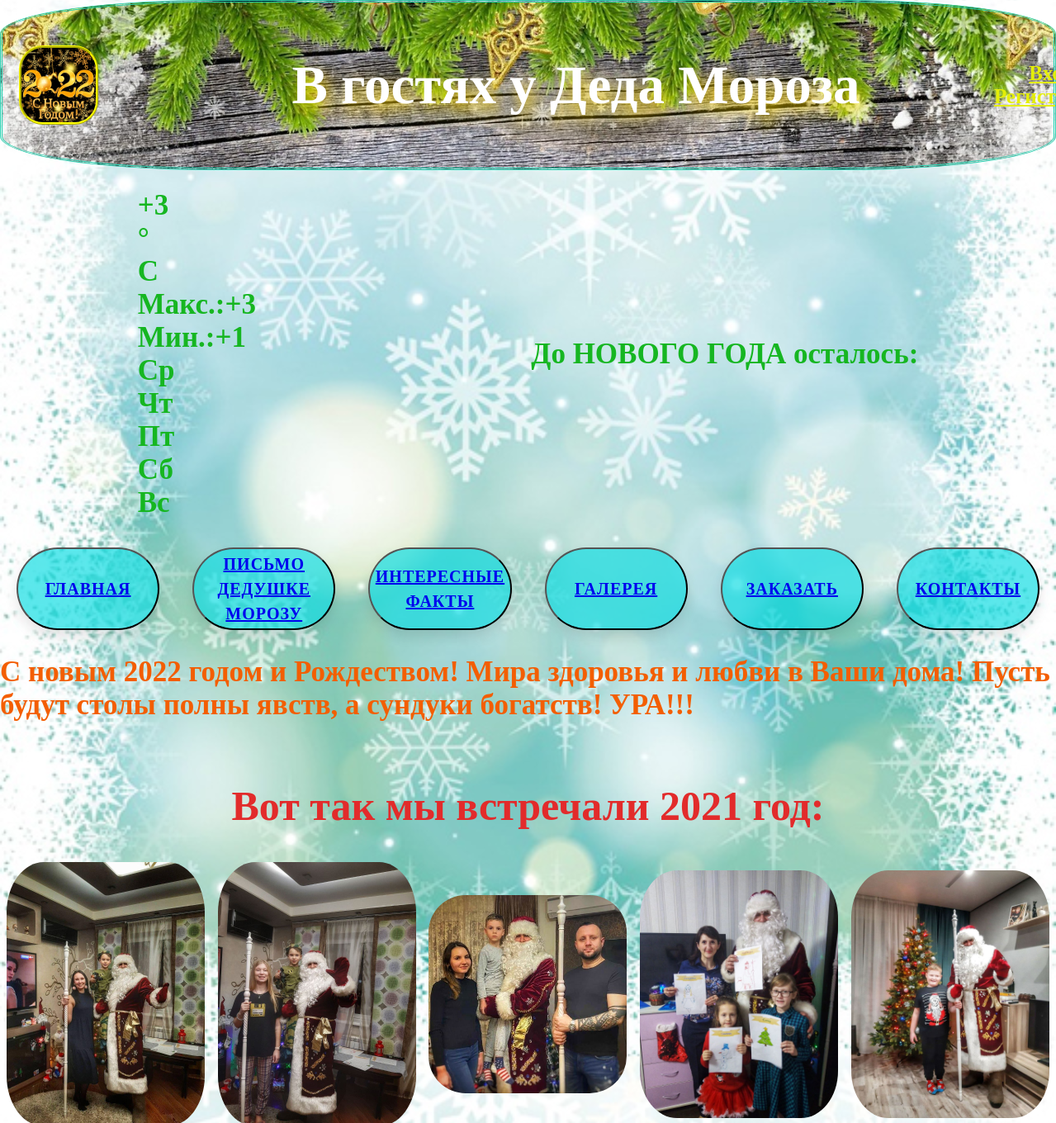
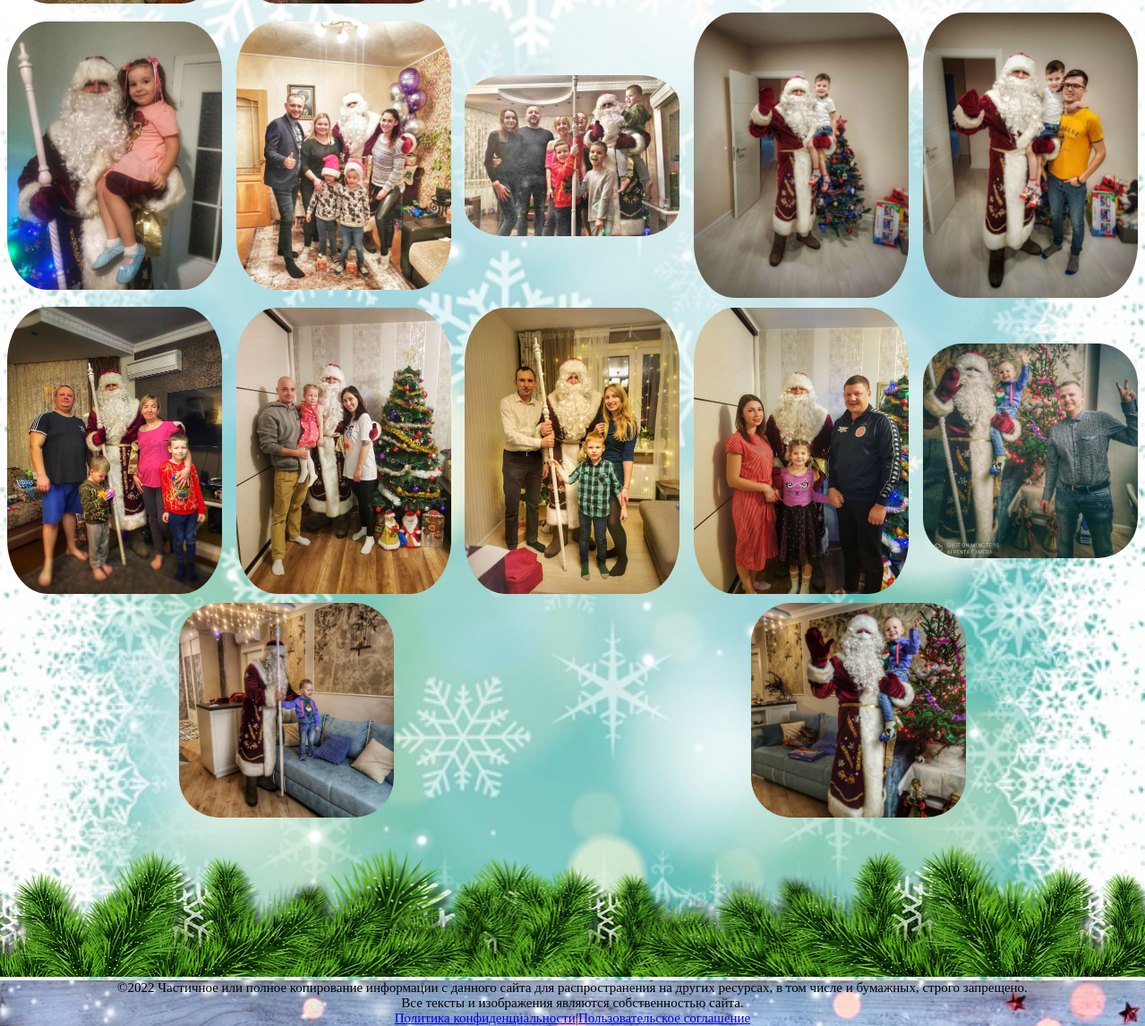
The app's page /gallery/1 with its own data (2 pictures, top to bottom).
### ded_app/models.py (models this page shows)
class Foto(models.Model):
    img = models.ImageField(upload_to='image/media/')
    jears = models.ForeignKey('Jear', on_delete=models.CASCADE, verbose_name='Год')
    class Meta:
        verbose_name = 'Фото'
        verbose_name_plural = 'Фото'

class Jear(models.Model):
    number = models.CharField(max_length=10, verbose_name='Год')
    def __str__(self):
        return self.number
    class Meta:
        verbose_name = 'Год'
        verbose_name_plural = 'Года'

### ded_app/views.py (the view)
# urls.py: path('gallery/<str:jears>', gallery_jear, name='gallery_jear'),
def gallery_jear(request, jears):
    foto = Foto.objects.filter(jears=jears)
    z = Foto.objects.filter(id=jears)
    context = {'menu': menu, 'foto': foto, 'z': z, 'boss': 'Галерея'}
    return render(request, 'ded_app/gallery_jear.html', context)

### templates/ded_app/gallery_jear.html (shortened to what this page needs)
{% extends 'ded_app/base.html' %}
{% block content %}
    <br>
        {% for i in z %}
        <h1 class="jear_foto"> Вот так мы встречали {{ i.jears }} год:</h1>
        {% endfor %}
    <div class="foto_gallery">
    {% for i in foto %}
        {% if i.img %}
            <img class="zoom" width="240"  src="{{ i.img.url }}" alt="СКОРО БУДЕТ ФОТО">
        {% endif %}
    {% endfor %}
    </div>
{% endblock content %}

### templates/ded_app/base.html (shortened to what this page needs)
<!DOCTYPE html>
{% load static %}
<html lang="en">
<head>
    <link rel="stylesheet" href="{% static 'css/styles.css' %}">
</head>
<body style="background-image:url({% static 'img/fon11.jpg' %});background-size: 30%;">
<div style="background-image:url({% static 'img/fon1.jpg' %});background-size: 100%;">
    <div class="header" style="background-image:url({% static 'img/zim21.jpg' %});background-size: 100%">
        <img class="LOGO" src="{% static 'img/13.gif' %}" alt="">
        <h1 class="zagolovok"> В гостях у Деда Мороза </h1>
        <div class="container">
            <div class="centered">
                {% if request.user.is_authenticated %}
                    <div class="info">{{ user.username }}/ <a class="info" href="{% url 'logout' %}">Выход</a></div>
                {% else %}
                    <a class="info" href="{% url 'login' %}">Вход/</a><a class="info"
                                                                         href="{% url 'register' %}">Регистрация</a>
                {% endif %}
            </div>
        </div>
    </div>
    <h1 class="time">
        <div>
            <div id="m-booked-prime-days-39705">
                <div class="weather-customize widget-type-prime-days">
                    <div class="booked-prime-days-in">
                        <div class="booked-prime-days-data">
                            <div class="booked-pd-today">
                                <div class="booked-pd-today-temperature">
                                    <div class="booked-wzs-pd-val">
                                        <div class="booked-wzs-pd-number"><span class="plus">+</span>3</div>
                                        <div class="booked-wzs-pd-dergee">
                                            <div class="booked-wzs-pd-dergee-val">&deg;</div>
                                            <div class="booked-wzs-pd-dergee-name">C</div>
                                        </div>
                                    </div>
                                </div>
                                <div class="booked-pd-today-extreme">
                                    <div class="booked-pd booked-pd-h"><span>Макс.:</span><span class="plus">+</span>3
                                    </div>
                                    <div class="booked-pd booked-pd-l"><span>Мин.:</span><span class="plus">+</span>1
                                    </div>
                                </div>
                            </div>
                            <div class="booked-pd-ndays">
                                <div class="booked-pd-nitem">
                                    <div class="booked-pd-nidw">Ср</div>
                                </div>
                                <div class="booked-pd-nitem">
                                    <div class="booked-pd-nidw">Чт</div>
                                </div>
                                <div class="booked-pd-nitem">
                                    <div class="booked-pd-nidw">Пт</div>
                                </div>
                                <div class="booked-pd-nitem">
                                    <div class="booked-pd-nidw">Сб</div>
                                </div>
                                <div class="booked-pd-nitem">
                                    <div class="booked-pd-nidw">Вс</div>
                                </div>
                            </div>
                        </div>
                    </div>
                </div>
            </div>
            </div>
        До НОВОГО ГОДА осталось:
    </h1>
    <div class="but">
        <button class="floating-button"><a href="{% url 'index' %}">Главная</a></button>
        <button class="floating-button"><a href="{% url 'letter' %}">Письмо Дедушке Морозу</a></button>
        <button class="floating-button"><a href="{% url 'fakt' %}">Интересные факты</a></button>
        <button class="floating-button"><a href="{% url 'gallery' %}">Галерея</a></button>
        <button class="floating-button"><a href="#">Заказать</a></button>
        <button class="floating-button"><a href="#">Контакты</a></button>
    </div>
    <h1>{% block header %}
        <marquee class="scroll" scrollamount="5">С новым 2022 годом и Рождеством! Мира здоровья и любви в Ваши дома!
            Пусть
            будут столы полны явств, а сундуки богатств! УРА!!!
        </marquee>{% endblock header %}</h1>
    {% block content %}{% endblock content %}
    <br>
    <div id="footer">
        <img width="100%" src="{% static 'img/131.png' %}" alt="">
        <div style="background-image:url({% static 'img/zim20.jpg' %});background-size: 100%;">
            <div class="footer">©2022 Частичное или полное копирование информации с данного сайта для распространения на
                других ресурсах, в том числе и бумажных, строго запрещено.
            </div>
            <div class="footer"> Все тексты и изображения являются собственностью сайта.</div>
            <div class="footer"><a href="#">Политика конфиденциальности</a>|<a href="#">Пользовательское соглашение</a>
            </div>
        </div>
    </div>
</div>
</body>
</html>

### static/css/styles.css (style rules this page uses)
body { margin: auto; background-size: 100%; background-attachment: fixed; width: 80%; }
.zagolovok { margin: auto; font-family: "Monotype Corsiva"; color: white; font-size: 65px; display: flex; text-shadow: 5px 10px 20px gold; }
.LOGO { height: 90px; width: 90px; border-radius: 30%; margin-left: 20px; border-style: ridge; border-color: yellow; }
.header { height: 200px; display: flex; align-items: center; border-radius: 20%; border-style: double; border-color: #20d3b2; }
.footer { display: flex; justify-content: center; align-content: center; font-size: 20px; color: black; }
.time { display: flex; justify-content: space-around; align-items: center; font-weight: bold; font-size: 35px; color: #16b621; font-family: "Monotype Corsiva" }
.container { position: relative; text-align: center; color: white; }
.centered { position: absolute; top: 50%; left: 33%; transform: translate(-50%, -50%); }
.info { font-family: "Monotype Corsiva"; color: #e4ee07; font-size: 25px; font-weight: 700; }
.but { display: flex; justify-content: space-around; }
.floating-button { text-decoration: none; display: inline-block; width: 350px; height: 100px; line-height: 30px; border-radius: 55px; margin: 10px 20px; font-family: "Franklin Gothic Medium"; font-size: 20px; font-style: initial; text-transform: uppercase; text-align: center; letter-spacing: 1px; font-weight: 900; color: #ffffff; background: rgba(15, 222, 227, 0.68); box-shadow: 0 8px 15px rgba(0, 0, 0, .1); transition: .3s; }
.scroll { font-family: "Monotype Corsiva"; font-size: 35px; font-weight: 700; color: #f35e02; }
.jear_foto { display: flex; justify-content: center; font-family: "Monotype Corsiva"; color: #e22b2b; font-size: 50px; }
.foto_gallery { display: flex; flex-wrap: wrap; }
@media (min-width: 200px ) and (max-width: 1440px) { body { width: 100%; } }
@media (min-width: 200px ) and (max-width: 1440px) { .footer { font-size: 15px; } }

### templates/ded_app/gallery_jear.html (style rules this page uses)
img.zoom { -moz-user-select: none; user-select: none; margin: auto; padding: 5px; border-radius: 20%; border-style: ridge; border: #ff002f; }

### records on screen
Foto: jears "2021", img (picture)
Foto: img (picture)
Foto: img (picture)
Foto: img (picture)
Foto: img (picture)
Foto: img (picture)
Foto: img (picture)
Foto: img (picture)
Foto: img (picture)
Foto: img (picture)
Foto: img (picture)
Foto: img (picture)
Foto: img (picture)
Foto: img (picture)
Foto: img (picture)
Foto: img (picture)
Foto: img (picture)
